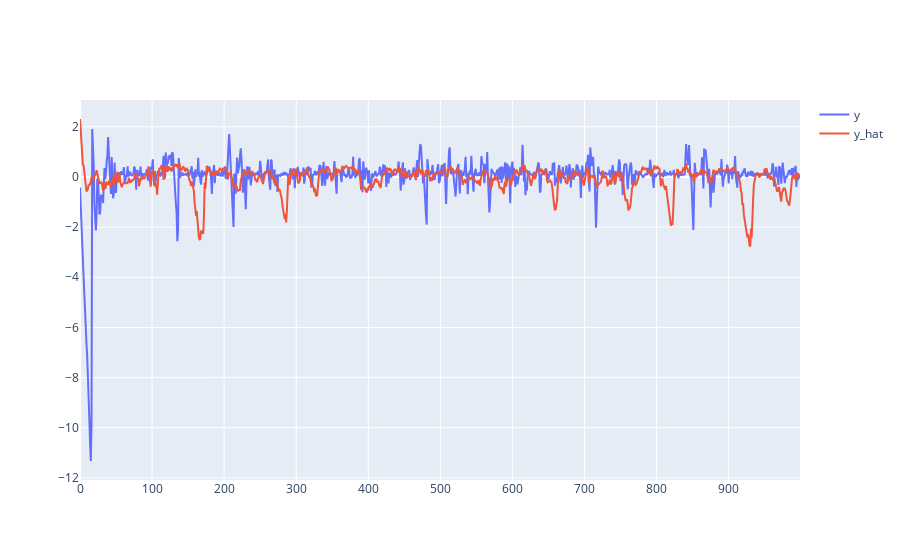

Here is the notebook cell this chart was saved with:
### Code cell
plot_curve_plotly(true=Y_long[n, :, 2].data.cpu().numpy(), pred=Y_hat2_mean[0, :, 2])

### Figure 1 — Plotly figure (JSON) as saved in the notebook; plotly's stock layout.template omitted (floating-point values rounded to 4 significant figures; data arrays with more than 128 entries replaced by an {"elided": "..."} marker saying what was removed)
{"data": [{"mode": "lines", "name": "y", "type": "scatter", "y": {"elided": "1000 float values"}}, {"mode": "lines", "name": "y_hat", "type": "scatter", "y": {"elided": "1000 float values"}}], "layout": {}}
